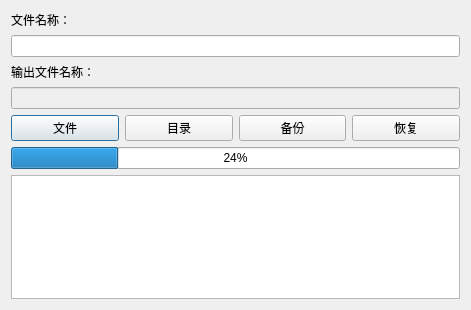
<?xml version="1.0" encoding="UTF-8"?>
<ui version="4.0">
 <class>Dialog</class>
 <widget class="QDialog" name="Dialog">
  <property name="geometry">
   <rect>
    <x>0</x>
    <y>0</y>
    <width>471</width>
    <height>310</height>
   </rect>
  </property>
  <property name="windowTitle">
   <string>Dialog</string>
  </property>
  <layout class="QVBoxLayout" name="verticalLayout">
   <item>
    <widget class="QLabel" name="lbPathName">
     <property name="text">
      <string>文件名称：</string>
     </property>
    </widget>
   </item>
   <item>
    <widget class="QLineEdit" name="edPathName"/>
   </item>
   <item>
    <widget class="QLabel" name="label">
     <property name="text">
      <string>输出文件名称：</string>
     </property>
    </widget>
   </item>
   <item>
    <widget class="QLineEdit" name="edOutName">
     <property name="enabled">
      <bool>false</bool>
     </property>
    </widget>
   </item>
   <item>
    <layout class="QHBoxLayout" name="horizontalLayout">
     <item>
      <widget class="QPushButton" name="btnFile">
       <property name="text">
        <string>文件</string>
       </property>
      </widget>
     </item>
     <item>
      <widget class="QPushButton" name="btnPath">
       <property name="text">
        <string>目录</string>
       </property>
      </widget>
     </item>
     <item>
      <widget class="QPushButton" name="btnBackup">
       <property name="text">
        <string>备份</string>
       </property>
      </widget>
     </item>
     <item>
      <widget class="QPushButton" name="btnRestore">
       <property name="text">
        <string>恢复</string>
       </property>
      </widget>
     </item>
    </layout>
   </item>
   <item>
    <widget class="QProgressBar" name="progressBar">
     <property name="value">
      <number>24</number>
     </property>
    </widget>
   </item>
   <item>
    <widget class="QTextBrowser" name="txtLogs"/>
   </item>
  </layout>
 </widget>
 <resources/>
 <connections/>
</ui>
